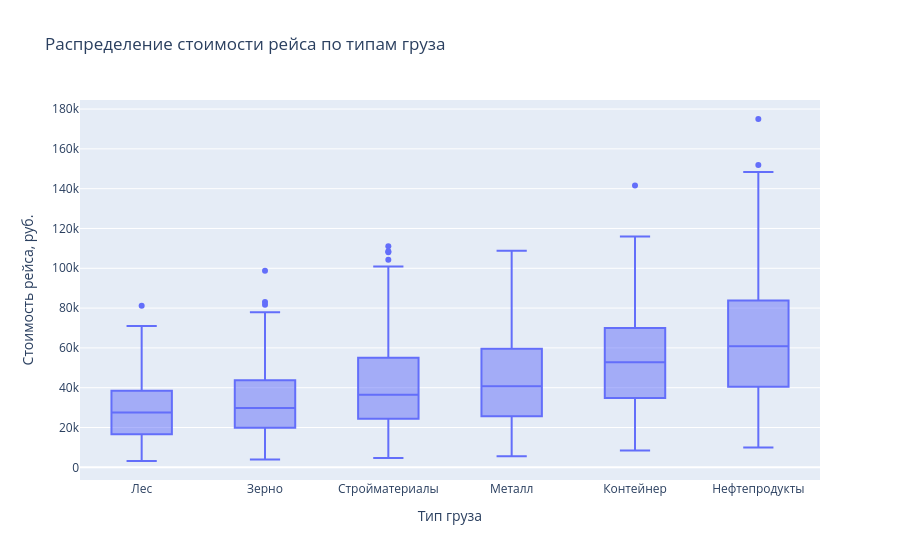

Notebook cell for this chart:
### Code cell
# 4)
order = df.groupby("cargo_type")["cost_rub"].median().sort_values().index
fig = px.box(df, x="cargo_type", y="cost_rub", category_orders={"cargo_type": list(order)},
             hover_data=["trip_id", "route"],
             title="Распределение стоимости рейса по типам груза",
                labels={"cargo_type": "Тип груза", "cost_rub": "Стоимость рейса, руб."})
fig.tight_layout()

fig.show()

### Figure 1 — Plotly figure (JSON) as saved in the notebook; plotly's stock layout.template omitted (floating-point values rounded to 4 significant figures; data arrays with more than 128 entries replaced by an {"elided": "..."} marker saying what was removed)
{"data": [{"alignmentgroup": "True", "customdata": {"elided": "910x2 str values"}, "hovertemplate": "Тип груза=%{x}<br>Стоимость рейса, руб.=%{y}<br>trip_id=%{customdata[0]}<br>route=%{customdata[1]}<extra></extra>", "legendgroup": "", "marker": {"color": "#636efa"}, "name": "", "notched": false, "offsetgroup": "", "orientation": "v", "showlegend": false, "type": "box", "x": {"elided": "910 str values"}, "x0": " ", "xaxis": "x", "y": {"elided": "910 int values"}, "y0": " ", "yaxis": "y"}], "layout": {"boxmode": "group", "legend": {"tracegroupgap": 0}, "title": {"text": "Распределение стоимости рейса по типам груза"}, "xaxis": {"anchor": "y", "categoryarray": ["Лес", "Зерно", "Стройматериалы", "Металл", "Контейнер", "Нефтепродукты"], "categoryorder": "array", "domain": [0, 1], "title": {"text": "Тип груза"}}, "yaxis": {"anchor": "x", "domain": [0, 1], "title": {"text": "Стоимость рейса, руб."}}}}
